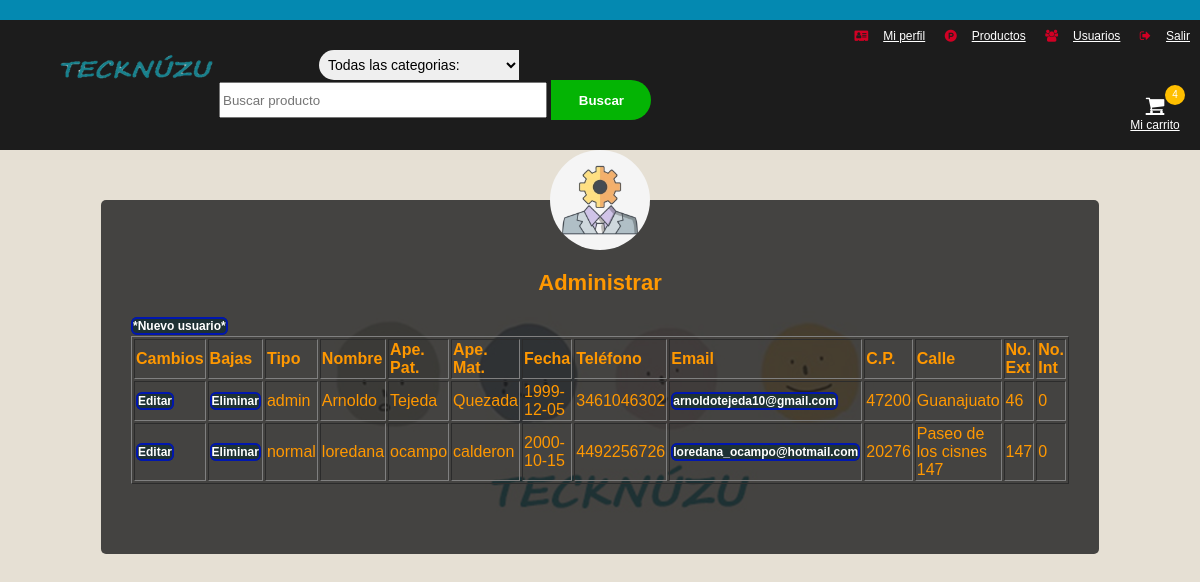
The app's page /administrar.php (signed in) with its own data.
### tables this page shows
CREATE TABLE `domicilio` (
  `idu` int(11) NOT NULL,
  `cp` int(11) NOT NULL,
  `calle` varchar(250) DEFAULT NULL,
  `n_ext` int(11) NOT NULL,
  `n_int` int(11) NOT NULL,
  `colonia` varchar(250) DEFAULT NULL,
  `ciudad` varchar(250) DEFAULT NULL,
  `estado` varchar(250) DEFAULT NULL
);

CREATE TABLE `usuario` (
  `idu` int(11) NOT NULL,
  `nombre` varchar(250) DEFAULT NULL,
  `ape_pat` varchar(250) DEFAULT NULL,
  `ape_mat` varchar(250) DEFAULT NULL,
  `fecha` date NOT NULL,
  `email` varchar(250) DEFAULT NULL,
  `telefono` varchar(250) DEFAULT NULL,
  `tipo` varchar(250) DEFAULT NULL,
  `password` varchar(250) DEFAULT NULL,
  `gustos` varchar(250) DEFAULT NULL
);

### administrar.php (the view, shortened to what this page needs)
<!DOCTYPE html>
<html>
  <head>
        <link rel="stylesheet" href="estilos/estilo.css">
    </head>
    <body class="adm">
  <?php
    include ("header.php");
  ?>
        <div class="administrar">
          <img src="imagenes/admin.jpg" class="logo" alt="logo">
          <h1>Administrar</h1>
            <a class="boton-link" href="altas.php">*Nuevo usuario*</a>
          <table border="1" width="90%">
                <tr>
                    <td><strong>Cambios<strong/></td>
                    <td><strong>Bajas<strong/></td>
                    <td><strong>Tipo<strong/></td>
                    <td><strong>Nombre<strong/></td>
                    <td><strong>Ape. Pat.<strong/></td>
                    <td><strong>Ape. Mat.<strong/></td>
                    <td><strong>Fecha<strong/></td>
                    <td><strong>Teléfono<strong/></td>
                    <td><strong>Email<strong/></td>
                    <td><strong>C.P.<strong/></td>
                    <td><strong>Calle<strong/></td>
                    <td><strong>No. Ext<strong/></td>
                    <td><strong>No. Int<strong/></td>
                </tr>
            <?php
            $conexion = conectar();
            $sql = "SELECT usuario.idu, usuario.tipo, usuario.nombre, usuario.ape_pat, usuario.ape_mat, usuario.fecha, usuario.telefono, usuario.email, domicilio.cp, domicilio.calle, domicilio.n_ext, domicilio.n_int FROM usuario LEFT JOIN domicilio ON usuario.idu = domicilio.idu ORDER BY usuario.tipo, usuario.idu";
            $result = $conexion->query($sql);
            if(!empty($result) && $result->num_rows > 0){
                while ($row = $result->fetch_assoc()){
            ?>
                <tr>
                    <td><a class="boton-link" href="cambiar.php?id=<?=$row['idu'];?>">Editar</a></td>
                    <td><a class="boton-link" href="bajas.php?id=<?=$row['idu'];?>">Eliminar</a></td>
                    <td><?=$row['tipo'];?></td>
                    <td><?=$row['nombre'];?></td>
                    <td><?=$row['ape_pat'];?></td>
                    <td><?=$row['ape_mat'];?></td>
                    <td><?=$row['fecha'];?></td>
                    <td><?=$row['telefono'];?></td>
                    <td><a class="boton-link" href="chat.php?chat=<?=$row['idu'];?>"><?=$row['email'];?></a></td>
                    <td><?=$row['cp'];?></td>
                    <td><?=$row['calle'];?></td>
                    <td><?=$row['n_ext'];?></td>
                    <td><?=$row['n_int'];?></td>
                </tr>
            <?php
                }
            }
            ?>
        </table>
        </div>
  </body>
</html>

### estilos/estilo.css (style rules this page uses)
.cam, .adm, .dom, .per, .reg { margin: 0; padding: 0; background: url(../imagenes/tecnuzu_registro.png) center top; background-size: cover; font-family: sans-serif; height: 100vh; }
.administrar { border-radius: 5px; background: #1f1f1fcf; color: #ff9800; top: 200px; left: 50%; position: absolute; transform: translate(-50%, 0%); box-sizing: border-box; padding: 70px 30px; }
.cambiar .logo, .administrar .logo, .domicilio .logo, .perfil .logo, .login .logo, .registro .logo { border-radius: 50%; position: absolute; width: 100px; height: 100px; top: -50px; left: calc(50% - 50px); }
.cambiar h1, .administrar h1, .domicilio h1, .perfil h1, .login h1, .registro h1 { margin: 0; padding: 0 0 20px; text-align: center; font-size: 22px; }
.administrar a { text-decoration: none; font-size: 12px; line-height: 20px; color: white; }
.boton-link { text-decoration: none; font-weight: 600; font-size: 15px; background-color: #1e3134; border-radius: 6px; border: 2px solid #0016b0; }

### records on screen
domicilio: idu.tipo "admin", idu.nombre "Arnoldo", idu.ape_pat "Tejeda", idu.ape_mat "Quezada", idu.fecha "1999-12-05", idu.telefono "3461046302", idu.email "arnoldotejeda10@gmail.com", cp "47200", calle "Guanajuato", n_ext "46", n_int "0"
domicilio: idu.tipo "normal", idu.nombre "loredana", idu.ape_pat "ocampo", idu.ape_mat "calderon", idu.fecha "2000-10-15", idu.telefono "4492256726", idu.email "loredana_ocampo@hotmail.com", cp "20276", calle "Paseo de los cisnes 147", n_ext "147", n_int "0"

### other values on screen
$cantidad "4"
